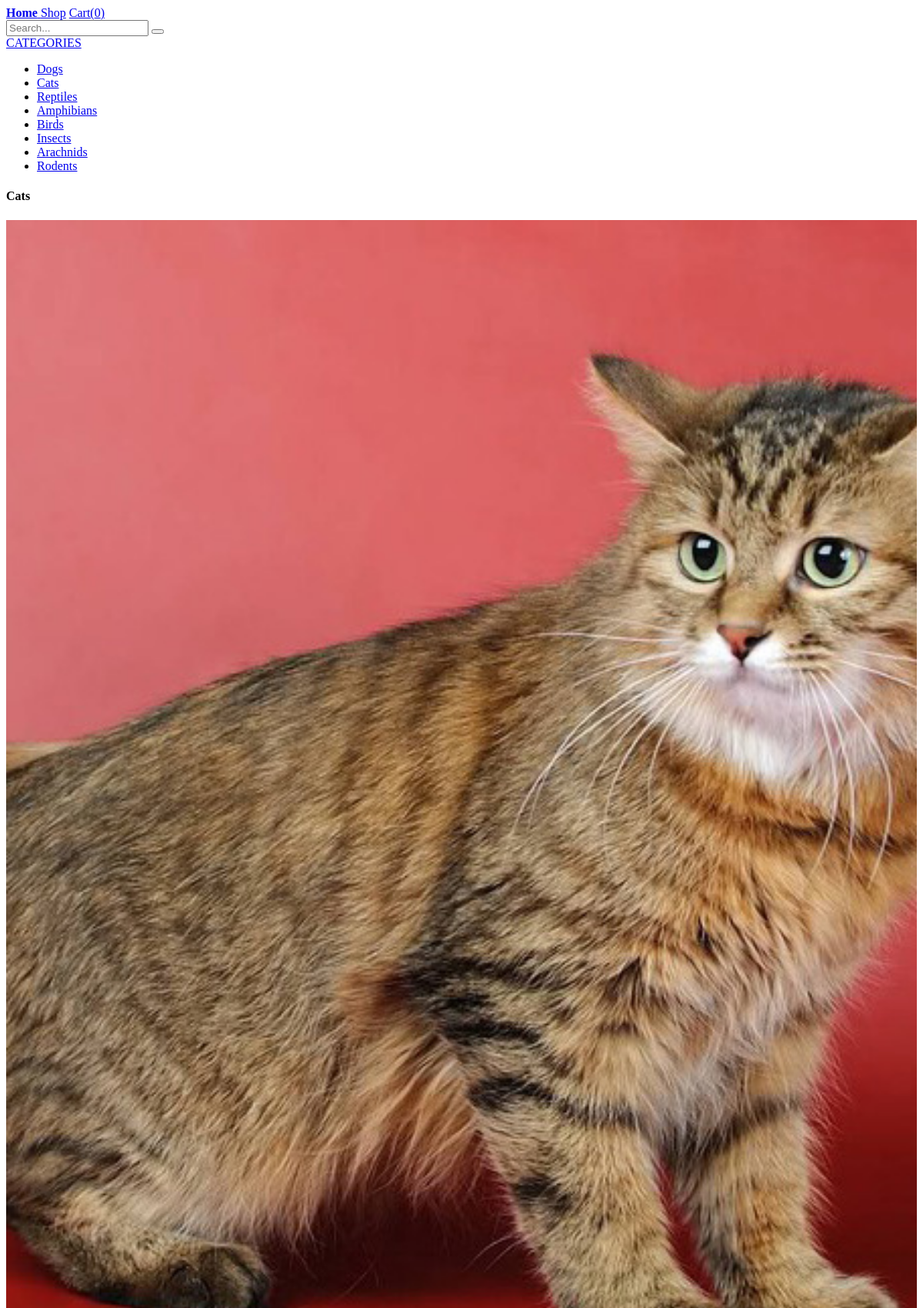
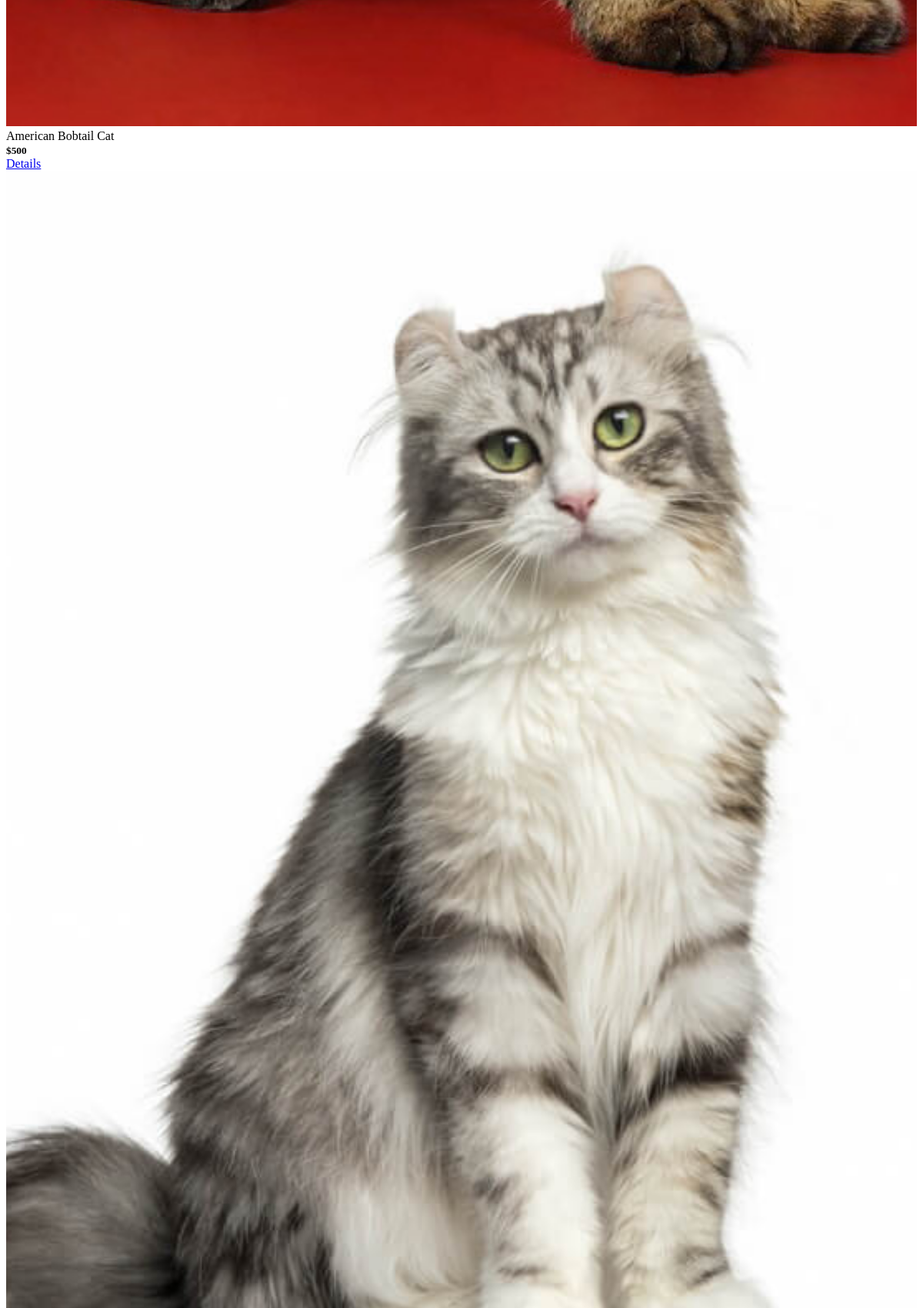
Screenshot of /main-shop?category=2 (upper part) with the database file from the repository (2 pictures, top to bottom).
### petopia/shop/models.py (models this page shows, shortened)
class Category(db.Model):
    id = db.Column(db.Integer, primary_key=True)
    name = db.Column(db.String(20), unique=True, nullable=False)
    slug = db.Column(db.String(20), unique=True, nullable=False)
    products = db.relationship('Product', back_populates='category', cascade='all, delete, delete-orphan')

class Product(db.Model):
    id = db.Column(db.Integer, primary_key=True)
    category_id = db.Column(db.Integer, db.ForeignKey('category.id', ondelete='CASCADE'), nullable=False, unique=False)
    category = db.relationship('Category', back_populates='products')
    name = db.Column(db.String(30), nullable=False, unique=True)
    slug = db.Column(db.String(300), nullable=False, unique=True)
    description = db.Column(db.Text, nullable=False, unique=False)
    how_to_maintain = db.Column(db.Text, nullable=True, unique=False)
    where_to_keep = db.Column(db.Text, nullable=True, unique=False)
    image = db.Column(db.String(128), nullable=True, unique=True)
    price = db.Column(db.Integer(), nullable=False, unique=False, default=1000)
    order_items = db.relationship('OrderItem', back_populates='products', cascade='all, delete, delete-orphan')

### petopia/shop/routes.py (the view)
@shop.route('/main-shop')
def main_shop():
    categories = Category.query.all()
    category_selected = request.args.get('category', None)
    page = request.args.get('page', 1)
    per_page = 8
    products = Product.query.paginate(page=int(page), per_page=per_page) if not category_selected else Product.query.filter_by(
        category_id=category_selected
        ).paginate(page=int(page), per_page=per_page)
    context = {
        'categories': categories,
        'products': products,
        'category_selected': category_selected,
        'category_name': Category.query.filter_by(id=category_selected).first().name if category_selected else None
    }
    return render_template('shop.html', **context)

### petopia/__init__.py (called while the page is built)
@app.context_processor
def cart_context():
    cart_obj = Cart(session)
    return dict(cart_context=cart_obj)

### petopia/shop/models.py (called while the page is built)
    def __len__(self):
        return sum(int(item['quantity']) for item in self.cart.values())

### petopia/templates/shop.html (shortened to what this page needs)
{% extends 'base.html' %}
{% block content %}
  <div class="my-2 py-2">
    <div class="dropdown text-uppercase">
      <a href="#" class="btn bg-link dropdown-toggle" tabindex="0">
        CATEGORIES
      </a>
      <ul class="menu">
        {% for category in categories %}
          <li><a href="?category={{category.id}}" {% if category.name == category_name %}class="active"{% endif %}>{{category.name}}</a></li>
        {% endfor %}
      </ul>
    </div>
    <div class="columns my-2 py-2">
      {% if category_selected %}
        <h4 class="m-2 p-2 column col-12 text-uppercase">{{category_name}}</h4>
      {% endif %}
      {% for product in products %}
        {% include 'parts/item.html' %}
      {% else %}
      <div class="text-uppercase m-2 p-2">
        <h4>Nothing to display!</h4>
      </div>
      {% endfor %}
    </div>
  </div>
{% endblock content %}

### petopia/templates/parts/item.html
<div class="column col-3 col-md-4 col-sm-6 mb-2">
    <div class="card">
      {% if product.image %}
        <div class="card-image">
          <img loading="lazy" class="img-fit-cover img-responsive aspect-ratio" src="{{url_for('static', filename=product.image)}}">
        </div>
      {% endif %}
      <div class="card-header">
        <div class="card-title h5 text-ellipsis">{{product.name}}</div>
        <small><Strong>${{product.price}}</Strong></small>
      </div>
      <div class="card-footer">
        <a href="{{url_for('shop.details', slug=product.slug)}}" class="btn btn-primary">Details</a>
      </div>
    </div>
  </div>

### petopia/templates/static/style.css (style rules this page uses)
.aspect-ratio { position: relative; width: 100%; }

### rows the page displays
Category: name "Dogs"
Category: name "Cats"
Category: name "Reptiles"
Category: name "Amphibians"
Category: name "Birds"
Category: name "Insects"
Category: name "Arachnids"
Category: name "Rodents"
Product: image (picture), name "American Bobtail Cat", price "500"
Product: image (picture)

### other values shown
{{ cart_context|length }} "0"
